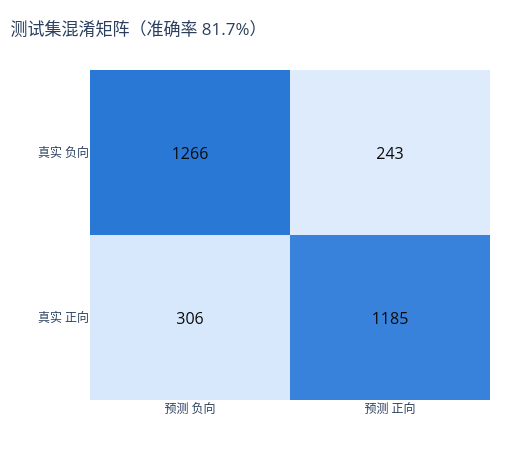

This figure's notebook cell:
### Markdown cell above
## 四、测试集性能分析

### Code cell
model.eval()
y_true, y_pred, y_score = [], [], []
with torch.no_grad():
    for X_batch, y_batch in test_loader:
        logits = model(X_batch)
        y_pred += logits.argmax(1).tolist()
        y_true += y_batch.tolist()
        y_score += torch.softmax(logits, dim=1)[:, 1].tolist()

acc = float(np.mean(np.array(y_true) == np.array(y_pred)))
cm = confusion_matrix(y_true, y_pred)
print(f"测试集准确率：{acc:.4f}（{len(y_true)} 条中判对 {int(acc * len(y_true))} 条）")
print(f"混淆矩阵（行=真实，列=预测）：\n{cm}")

fig = go.Figure(go.Heatmap(
    z=cm[::-1], x=["预测 负向", "预测 正向"], y=["真实 正向", "真实 负向"],
    colorscale=BLUES, zmin=0, zmax=cm.max(), showscale=False,
    text=cm[::-1], texttemplate="%{text}", textfont=dict(size=16, color=C_INK),
    hovertemplate="%{y} → %{x}：%{z} 条<extra></extra>",
))
fig.update_layout(title=dict(text=f"测试集混淆矩阵（准确率 {acc:.1%}）", x=0.02),
                  width=520, height=470, margin=dict(l=90, r=30, t=70, b=70))
fig.show()

### Figure 1 — Plotly figure (JSON) as saved in the notebook; plotly's stock layout.template omitted (floating-point values rounded to 4 significant figures)
{"data": [{"colorscale": [[0.0, "#f2f7fe"], [0.35, "#cde2fb"], [0.7, "#6da7ec"], [1.0, "#2a78d6"]], "hovertemplate": "%{y} → %{x}：%{z} 条<extra></extra>", "showscale": false, "text": [[306, 1185], [1266, 243]], "textfont": {"color": "#0b0b0b", "size": 16}, "texttemplate": "%{text}", "type": "heatmap", "x": ["预测 负向", "预测 正向"], "y": ["真实 正向", "真实 负向"], "z": [[306, 1185], [1266, 243]], "zmax": 1266, "zmin": 0}], "layout": {"height": 470, "margin": {"b": 70, "l": 90, "r": 30, "t": 70}, "title": {"text": "测试集混淆矩阵（准确率 81.7%）", "x": 0.02}, "width": 520}}
